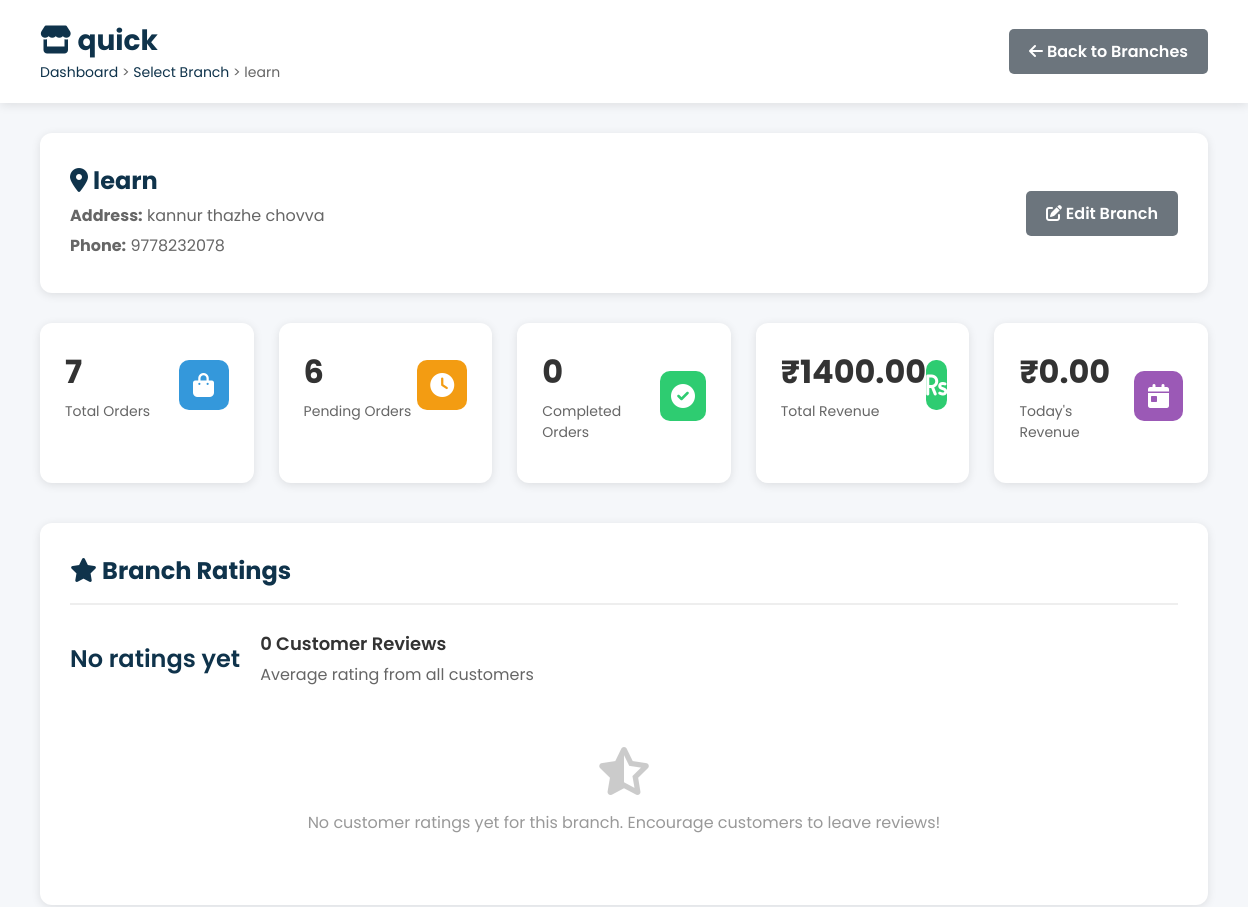
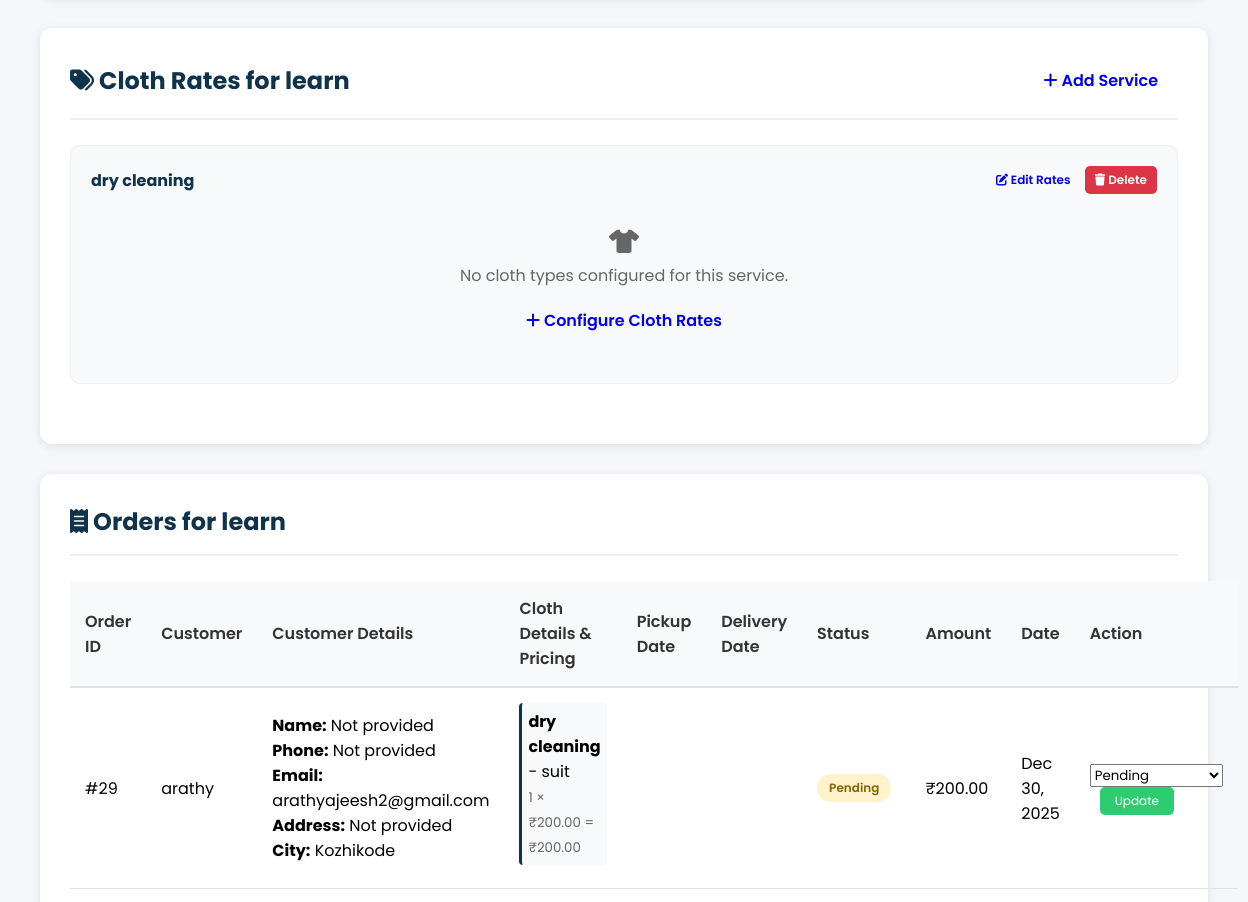
/shop/branch/6/orders/ (signed in, upper part), run on an earlier commit of the app's database (2 pictures, top to bottom).
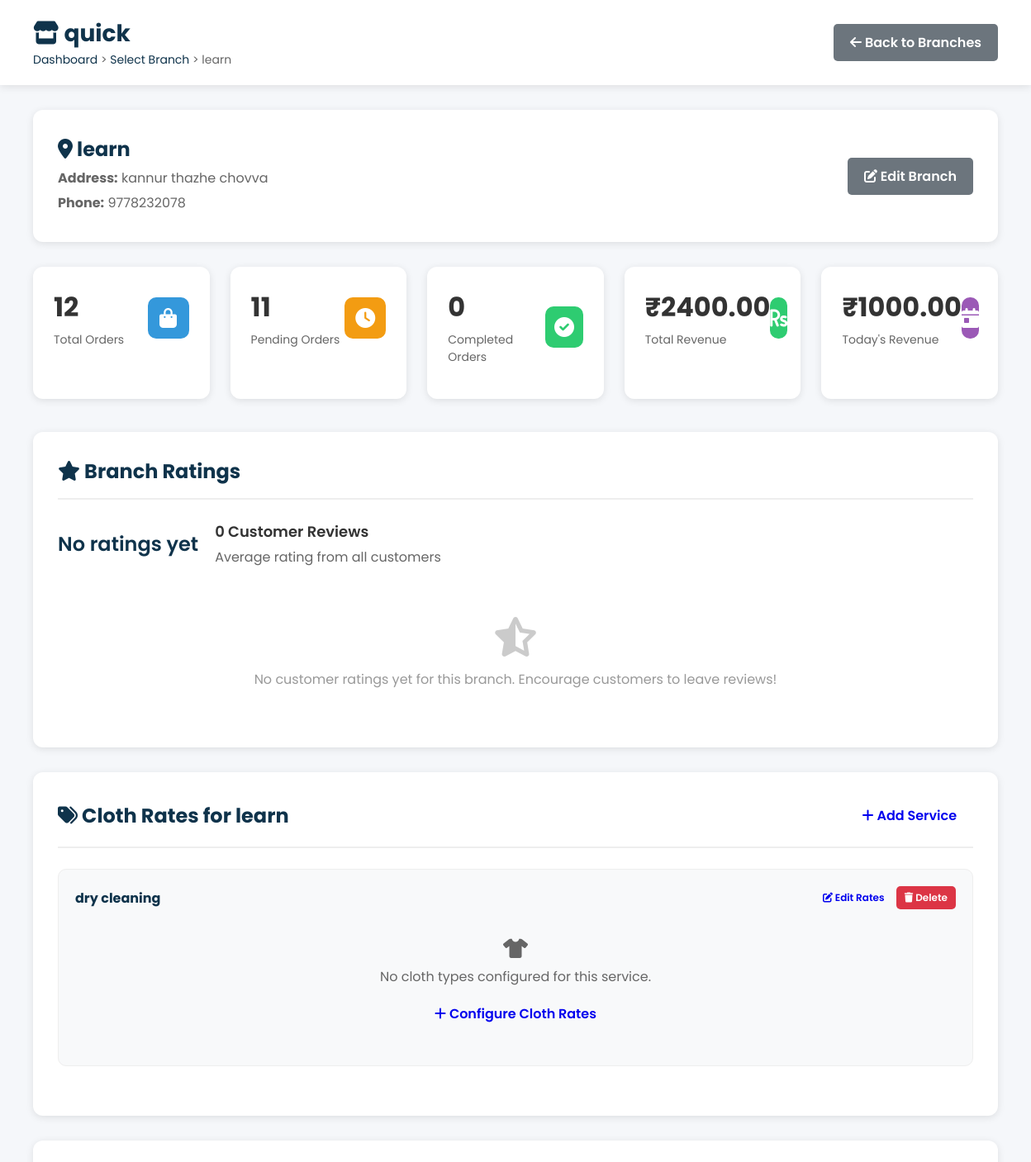
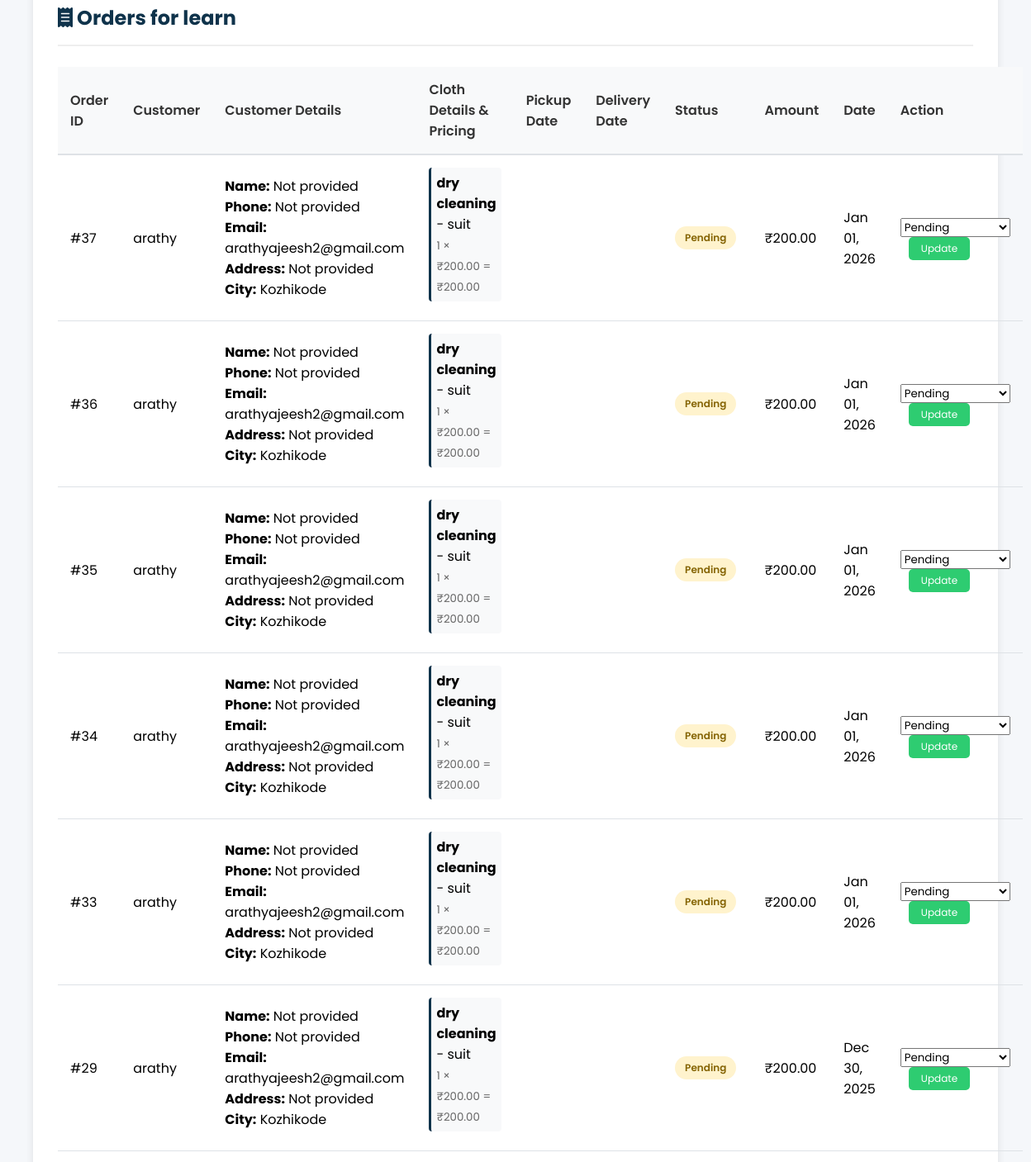
And on a later commit of the database (2 pictures, top to bottom).
### shop/models.py (models this page shows, shortened)
class Service(models.Model):
    branch = models.ForeignKey(Branch, on_delete=models.CASCADE, related_name='services')
    name = models.CharField(max_length=100)
    price = models.DecimalField(max_digits=10, decimal_places=2, blank=True, null=True)
    cloths = models.ManyToManyField('Cloth', blank=True, related_name='services')
    created_at = models.DateTimeField(default=timezone.now)
    class Meta:
        unique_together = ('branch', 'name')

class Order(models.Model):
    STATUS_CHOICES = [
        ('Pending', 'Pending'),
        ('Washing', 'Washing'),
        ('Drying', 'Drying'),
        ('Ironing', 'Ironing'),
        ('Ready', 'Ready for Pickup'),
        ('Completed', 'Completed'),
    ]
    PAYMENT_CHOICES = [
        ('Pending', 'Pending'),
        ('Completed', 'Completed'),
    ]
    user = models.ForeignKey(User, on_delete=models.CASCADE)
    shop = models.ForeignKey(LaundryShop, on_delete=models.CASCADE)
    branch = models.ForeignKey(Branch, on_delete=models.CASCADE, blank=True, null=True)
    amount = models.DecimalField(max_digits=10, decimal_places=2)
    cloth_status = models.CharField(max_length=20, choices=STATUS_CHOICES, default='Pending')
    payment_status = models.CharField(max_length=20, choices=PAYMENT_CHOICES, default='Pending')
    pickup_date = models.DateTimeField(blank=True, null=True)
    delivery_date = models.DateTimeField(blank=True, null=True)
    delivery_name = models.CharField(max_length=100, blank=True)
    delivery_address = models.TextField(blank=True)
    delivery_phone = models.CharField(max_length=15, blank=True)
    special_instructions = models.TextField(blank=True)
    created_at = models.DateTimeField(default=timezone.now)
    delay_notified = models.BooleanField(default=False)
    thank_you_sent = models.BooleanField(default=False)
    platform_commission = models.DecimalField(max_digits=10, decimal_places=2, default=0, help_text="Platform commission amount")
    shop_amount = models.DecimalField(max_digits=10, decimal_places=2, default=0, help_text="Amount to be transferred to shop")
    razorpay_payment_id = models.CharField(max_length=100, blank=True, null=True, help_text="Razorpay payment ID")
    razorpay_order_id = models.CharField(max_length=100, blank=True, null=True, help_text="Razorpay order ID")
    transfer_id = models.CharField(max_length=100, blank=True, null=True, help_text="Razorpay transfer ID to shop")
    transfer_status = models.CharField(max_length=50, default='Pending', help_text="Status of transfer to shop")

class Profile(models.Model):
    user = models.OneToOneField(User, on_delete=models.CASCADE)
    full_name = models.CharField(max_length=100, blank=True)
    phone = models.CharField(max_length=15, blank=True)
    profile_image = CloudinaryField('image', blank=True, null=True)
    city = models.CharField(max_length=100, blank=True)
    latitude = models.FloatField(blank=True, null=True)
    longitude = models.FloatField(blank=True, null=True)
    email_verified = models.BooleanField(default=False)
    notifications_enabled = models.BooleanField(default=True)
    login_email_sent = models.BooleanField(default=False)

class Cloth(models.Model):
    name = models.CharField(max_length=100, unique=True)
    created_at = models.DateTimeField(default=timezone.now)

class ServiceClothPrice(models.Model):
    service = models.ForeignKey(Service, on_delete=models.CASCADE, related_name='cloth_prices')
    cloth = models.ForeignKey(Cloth, on_delete=models.CASCADE, related_name='service_prices')
    price = models.DecimalField(max_digits=10, decimal_places=2, help_text="Price for this cloth type in this service")
    class Meta:
        unique_together = ('service', 'cloth')

### shop/views.py (the view)
# urls.py: path("shop/branch/<int:branch_id>/orders/", views.branch_orders, name="branch_orders"),
@shop_login_required
def branch_orders(request, branch_id):
    shop_id = request.session.get('shop_id')
    shop = get_object_or_404(LaundryShop, id=shop_id)
    branch = get_object_or_404(Branch, id=branch_id, shop=shop)
    branch_orders = Order.objects.filter(branch=branch).order_by('-created_at')
    total_orders = branch_orders.count()
    pending_orders = branch_orders.filter(cloth_status="Pending").count()
    washing_orders = branch_orders.filter(cloth_status="Washing").count()
    drying_orders = branch_orders.filter(cloth_status="Drying").count()
    ironing_orders = branch_orders.filter(cloth_status="Ironing").count()
    ready_orders = branch_orders.filter(cloth_status="Ready").count()
    completed_orders = branch_orders.filter(cloth_status="Completed").count()
    total_revenue = branch_orders.aggregate(total=Sum('amount'))['total'] or 0
    today_revenue = branch_orders.filter(
        created_at__date=datetime.now().date()
    ).aggregate(total=Sum('amount'))['total'] or 0
    recent_orders = branch_orders.select_related('user').prefetch_related('order_items__service__cloth_prices', 'order_items__cloth')[:20]  # Show more orders on branch page
    services = branch.services.prefetch_related('cloths', 'cloth_prices').all()
    for service in services:
        cloth_prices_dict = {}
        for cloth_price in service.cloth_prices.all():
            cloth_prices_dict[cloth_price.cloth.id] = cloth_price.price
        for cloth in service.cloths.all():
            cloth.price = cloth_prices_dict.get(cloth.id)
    for order in recent_orders:
        order.cloth_pricing_details = []
        for item in order.order_items.all():
            cloth_price_obj = ServiceClothPrice.objects.filter(service=item.service, cloth=item.cloth).first()
            cloth_price = cloth_price_obj.price if cloth_price_obj else 0
            order.cloth_pricing_details.append({
                'service_name': item.service.name,
                'cloth_name': item.cloth.name,
                'quantity': item.quantity,
                'unit_price': cloth_price,
                'total_price': cloth_price * item.quantity
            })
    context = {
        'shop': shop,
        'branch': branch,
        'total_orders': total_orders,
        'pending_orders': pending_orders,
        'washing_orders': washing_orders,
        'drying_orders': drying_orders,
        'ironing_orders': ironing_orders,
        'ready_orders': ready_orders,
        'completed_orders': completed_orders,
        'total_revenue': total_revenue,
        'today_revenue': today_revenue,
        'recent_orders': recent_orders,
        'services': services,
    }
    return render(request, 'branch_orders.html', context)

### shop/views.py (called while the page is built)
def is_shop_logged_in(request):
    return 'shop_id' in request.session

def shop_login_required(view_func):
    from functools import wraps
    @wraps(view_func)
    def wrapper(request, *args, **kwargs):
        if not is_shop_logged_in(request):
            messages.error(request, "Please login to access this page")
            return redirect("shop_login")
        return view_func(request, *args, **kwargs)
    return wrapper

### shop/templates/branch_orders.html (shortened to what the changed rows need)
{% load static %}
<!DOCTYPE html>
<html lang="en">
<head>
    <link rel="stylesheet" href="https://cdnjs.cloudflare.com/ajax/libs/font-awesome/6.0.0-beta3/css/all.min.css">
</head>
<body>
    <div class="header">
        <div>
            <h1><i class="fas fa-store"></i> {{ shop.name }}</h1>
        </div>
    </div>
    <div class="container">
        <div class="branch-info">
            <div class="branch-details">
                <h2><i class="fas fa-map-marker-alt"></i> {{ branch.name }}</h2>
            </div>
        </div>
        <div class="stats-grid">
            <div class="stat-card">
                <div class="stat-card-header">
                    <div>
                        <div class="stat-card-value">{{ total_orders }}</div>
                        <div class="stat-card-label">Total Orders</div>
                    </div>
                </div>
            </div>
            <div class="stat-card">
                <div class="stat-card-header">
                    <div>
                        <div class="stat-card-value">{{ pending_orders }}</div>
                        <div class="stat-card-label">Pending Orders</div>
                    </div>
                </div>
            </div>
            <div class="stat-card">
                <div class="stat-card-header">
                    <div>
                        <div class="stat-card-value">₹{{ total_revenue|floatformat:2 }}</div>
                        <div class="stat-card-label">Total Revenue</div>
                    </div>
                </div>
            </div>
            <div class="stat-card">
                <div class="stat-card-header">
                    <div>
                        <div class="stat-card-value">₹{{ today_revenue|floatformat:2 }}</div>
                        <div class="stat-card-label">Today's Revenue</div>
                    </div>
                </div>
            </div>
        </div>
        <div class="dashboard-section">
            <div class="section-header">
                <h2><i class="fas fa-star"></i> Branch Ratings</h2>
            </div>
        </div>
        <div class="dashboard-section">
            <div class="section-header">
                <h2><i class="fas fa-tags"></i> Cloth Rates for {{ branch.name }}</h2>
            </div>
            {% if branch.services.all %}
                {% for service in branch.services.all %}
                <div style="margin-bottom: 30px; padding: 20px; border: 1px solid #eee; border-radius: 10px; background: #f8f9fa;">
                    <div style="display: flex; justify-content: space-between; align-items: center; margin-bottom: 15px;">
                        <h4 style="color: var(--primary-color); margin: 0;">{{ service.name }}</h4>
                        <div>
                            <a href="{% url 'edit_service' service.id %}" class="btn btn-primary" style="padding: 5px 10px; font-size: 12px;">
                                <i class="fas fa-edit"></i> Edit Rates
                            </a>
                            <form method="post" action="{% url 'delete_service' service.id %}" style="display: inline;" onsubmit="return confirm('Are you sure you want to delete this service?')">
                                <button type="submit" class="btn btn-secondary" style="padding: 5px 10px; font-size: 12px; background: #dc3545;">
                                    <i class="fas fa-trash"></i> Delete
                                </button>
                            </form>
                        </div>
                    </div>
                    {% if service.cloths.all %}
                        <div style="display: grid; grid-template-columns: repeat(auto-fit, minmax(200px, 1fr)); gap: 15px;">
                            {% for cloth in service.cloths.all %}
                                <div style="background: white; padding: 15px; border-radius: 8px; border: 1px solid #ddd; text-align: center;">
                                    <div style="font-weight: 600; color: var(--primary-color); margin-bottom: 8px;">{{ cloth.name }}</div>
                                    <div style="font-size: 18px; font-weight: 700; color: var(--accent-color);">
                                        {% if cloth.price %}
                                            ₹{{ cloth.price|floatformat:2 }}
                                        {% else %}
                                            <span style="color: #999; font-size: 14px;">Not set</span>
                                        {% endif %}
                                    </div>
                                    <div style="font-size: 12px; color: #666; margin-top: 5px;">per cloth</div>
                                </div>
                            {% endfor %}
                        </div>
                    {% else %}
                        <div style="text-align: center; padding: 20px; color: #666;">
                            <i class="fas fa-tshirt" style="font-size: 24px; margin-bottom: 10px;"></i>
                            <p>No cloth types configured for this service.</p>
                            <a href="{% url 'edit_service' service.id %}" class="btn btn-primary" style="margin-top: 10px;">
                                <i class="fas fa-plus"></i> Configure Cloth Rates
                            </a>
                        </div>
                    {% endif %}
                </div>
                {% endfor %}
            {% endif %}
        </div>
        <div class="dashboard-section">
            <div class="section-header">
                <h2><i class="fas fa-receipt"></i> Orders for {{ branch.name }}</h2>
            </div>
            {% if recent_orders %}
            <table class="data-table">
                <thead>
                    <tr>
                        <th>Order ID</th>
                        <th>Customer</th>
                        <th>Customer Details</th>
                        <th>Cloth Details & Pricing</th>
                        <th>Pickup Date</th>
                        <th>Delivery Date</th>
                        <th>Status</th>
                        <th>Amount</th>
                        <th>Date</th>
                        <th>Action</th>
                    </tr>
                </thead>
                <tbody>
                    {% for order in recent_orders %}
                    <tr>
                        <td>#{{ order.id }}</td>
                        <td>{{ order.user.username }}</td>
                        <td>
                            <strong>Name:</strong> {{ order.delivery_name|default:"Not provided" }}<br>
                            <strong>Phone:</strong> {{ order.delivery_phone|default:"Not provided" }}<br>
                            <strong>Email:</strong> {{ order.user.email }}<br>
                            <strong>Address:</strong> {{ order.delivery_address|default:"Not provided"|truncatechars:30 }}<br>
                            <strong>City:</strong> {{ order.user.profile.city|default:"Not provided" }}
                        </td>
                        <td>
                            {% for detail in order.cloth_pricing_details %}
                                <div style="margin-bottom: 8px; padding: 6px; background: #f8f9fa; border-radius: 4px; border-left: 3px solid var(--primary-color);">
                                    <strong>{{ detail.service_name }}</strong> - {{ detail.cloth_name }}<br>
                                    <small style="color: #666;">
                                        {{ detail.quantity }} × ₹{{ detail.unit_price|floatformat:2 }} = ₹{{ detail.total_price|floatformat:2 }}
                                    </small>
                                </div>
                            {% empty %}
                                <span style="color: #999;">No cloth details available</span>
                            {% endfor %}
                        </td>
                        <td>{{ order.pickup_date|date:"M d, Y H:i" }}</td>
                        <td>{{ order.delivery_date|date:"M d, Y H:i" }}</td>
                        <td>
                            <span class="status-badge status-{{ order.cloth_status|lower }}">{{ order.cloth_status }}</span>
                        </td>
                        <td>₹{{ order.amount|floatformat:2 }}</td>
                        <td>{{ order.created_at|date:"M d, Y" }}</td>
                        <td>
                            <select class="status-select" id="status-{{ order.id }}">
                                <option value="Pending" {% if order.cloth_status == "Pending" %}selected{% endif %}>Pending</option>
                            </select>
                            <button class="update-btn" onclick="updateOrderStatus({{ order.id }})">
                                Update
                            </button>
                        </td>
                    </tr>
                    {% endfor %}
                </tbody>
            </table>
            {% else %}
            <div class="empty-state">
                <i class="fas fa-inbox"></i>
                <p>No orders found for this branch</p>
            </div>
            {% endif %}
        </div>
    </div>
</body>
</html>

What changed in the data, as far as the page shows it:
added Order: id "37", user.username "arathy", delivery_name "Not provided", delivery_phone "Not provided", user.email "arathyajeesh2@gmail.com", delivery_address "Not provided", user.profile.city "Kozhikode", {{ detail.service_name }} "dry cleaning", {{ detail.cloth_name }} "suit", quantity "1", {{ detail.unit_price|floatformat:2 }} "200.00", total_price "200.00", cloth_status "Pending", amount "200.00", created_at "Jan 01, 2026", cloth_status+id "Pending"
added Order: id "36", user.username "arathy", delivery_name "Not provided", delivery_phone "Not provided", user.email "arathyajeesh2@gmail.com", delivery_address "Not provided", user.profile.city "Kozhikode", {{ detail.service_name }} "dry cleaning", {{ detail.cloth_name }} "suit", quantity "1", {{ detail.unit_price|floatformat:2 }} "200.00", total_price "200.00", cloth_status "Pending", amount "200.00", created_at "Jan 01, 2026", cloth_status+id "Pending"
added Order: id "35", user.username "arathy", delivery_name "Not provided", delivery_phone "Not provided", user.email "arathyajeesh2@gmail.com", delivery_address "Not provided", user.profile.city "Kozhikode", {{ detail.service_name }} "dry cleaning", {{ detail.cloth_name }} "suit", quantity "1", {{ detail.unit_price|floatformat:2 }} "200.00", total_price "200.00", cloth_status "Pending", amount "200.00", created_at "Jan 01, 2026", cloth_status+id "Pending"
added Order: id "34", user.username "arathy", delivery_name "Not provided", delivery_phone "Not provided", user.email "arathyajeesh2@gmail.com", delivery_address "Not provided", user.profile.city "Kozhikode", {{ detail.service_name }} "dry cleaning", {{ detail.cloth_name }} "suit", quantity "1", {{ detail.unit_price|floatformat:2 }} "200.00", total_price "200.00", cloth_status "Pending", amount "200.00", created_at "Jan 01, 2026", cloth_status+id "Pending"
added Order: id "33", user.username "arathy", delivery_name "Not provided", delivery_phone "Not provided", user.email "arathyajeesh2@gmail.com", delivery_address "Not provided", user.profile.city "Kozhikode", {{ detail.service_name }} "dry cleaning", {{ detail.cloth_name }} "suit", quantity "1", {{ detail.unit_price|floatformat:2 }} "200.00", total_price "200.00", cloth_status "Pending", amount "200.00", created_at "Jan 01, 2026", cloth_status+id "Pending"
Also different on the page:
{{ total_orders }}: "7" → "12"
{{ pending_orders }}: "6" → "11"
{{ total_revenue|floatformat:2 }}: "1400.00" → "2400.00"
{{ today_revenue|floatformat:2 }}: "0.00" → "1000.00"
